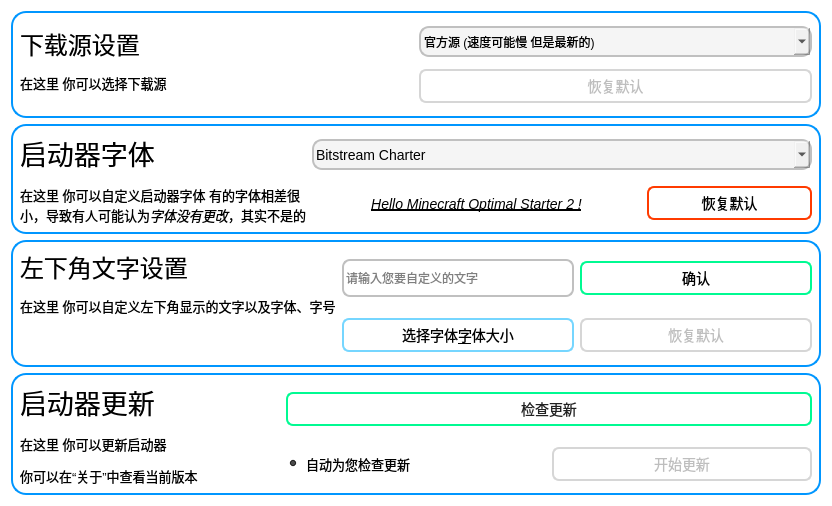
              <widget class="QWidget" name="scrollAreaWidgetContents_2">
               <property name="geometry">
                <rect>
                 <x>0</x>
                 <y>0</y>
                 <width>832</width>
                 <height>506</height>
                </rect>
               </property>
               <property name="styleSheet">
                <string notr="true">background-color: rgba(255, 255, 255, 0);</string>
               </property>
               <layout class="QVBoxLayout" name="verticalLayout_9">
                <item>
                 <widget class="QWidget" name="widget_28" native="true">
                  <property name="styleSheet">
                   <string notr="true">QWidget{background-color: rgba(255, 255, 255, 0);border-radius:15px;border: 2px solid rgb(0, 150, 255);}
/*禁用*/
QPushButton:disabled{border-radius: 7px;border:2px solid rgb(214, 214, 214);}
QLabel{border-style:none;}
QComboBox {
	border: 2px solid rgb(192, 192, 192); /* border: 宽度 线类型 颜色 */
	height:27px;
	background-color: rgba(235, 235, 235, 128);
	border-radius:10px;
}

/*下拉框的样式*/
QComboBox QAbstractItemView 
{
    outline: 0px solid gray;  /*取消选中虚线*/
    border: 1px solid rgb(31, 156, 255);
    color: rgb(66, 66, 66);
    background-color: rgb(255, 255, 255);
    selection-background-color: rgb(0, 150, 255);
	border-radius:5px;
	height:150px;
}
 /*选中每一项高度*/
QComboBox QAbstractItemView::item
{ 
	height: 25px;
	border-radius:5px;
 }
/*选中每一项的字体颜色和背景颜色*/
QComboBox QAbstractItemView::item:selected 
{
    color: rgb(31,163,246);
	background-color: rgb(0, 150, 255);
	border-radius:5px;
}
/*QComboBox::down-arrow
是 右面那个 
*/



/* QComboBox中的垂直滚动条 */
QComboBox QAbstractScrollArea QScrollBar:vertical {
	width: 10px;
	height: 8px;
	background-color: #d0d2d4;   /* 空白区域的背景色*/
	border-style:none;
}

QComboBox QAbstractScrollArea QScrollBar::handle:vertical {
    border-radius: 5px;   /* 圆角 */
    background: rgb(160,160,160);   /* 小方块的背景色深灰lightblue */
}

QComboBox QAbstractScrollArea QScrollBar::handle:vertical:hover {
    background: rgb(255, 255, 255);   /* 越过小方块的背景色*/
}

QPushButton{height:30px;background-color: rgba(255, 255, 255,0);border-radius:7px;border:2px solid rgb(255, 59, 0);}
QPushButton::hover{color: rgb(255, 255, 255);background-color: rgb(255, 59, 0);}
QPushButton::pressed{background-color: rgba(255, 0, 0, 100);}</string>
                  </property>
                  <layout class="QGridLayout" name="gridLayout_23">
                   <item row="0" column="0" rowspan="2">
                    <widget class="QLabel" name="label_35">
                     <property name="styleSheet">
                      <string notr="true">font-size: 13px;</string>
                     </property>
                     <property name="text">
                      <string>&lt;html&gt;&lt;head/&gt;&lt;body&gt;&lt;p&gt;&lt;span style=&quot; font-size:18pt;&quot;&gt;下载源设置&lt;/span&gt;&lt;/p&gt;&lt;p&gt;在这里 你可以选择下载源&lt;/p&gt;&lt;/body&gt;&lt;/html&gt;</string>
                     </property>
                     <property name="scaledContents">
                      <bool>false</bool>
                     </property>
                     <property name="alignment">
                      <set>Qt::AlignLeading|Qt::AlignLeft|Qt::AlignTop</set>
                     </property>
                     <property name="wordWrap">
                      <bool>true</bool>
                     </property>
                     <property name="textInteractionFlags">
                      <set>Qt::LinksAccessibleByMouse</set>
                     </property>
                    </widget>
                   </item>
                   <item row="0" column="1">
                    <widget class="QComboBox" name="comboBox_8">
                     <item>
                      <property name="text">
                       <string>官方源 (速度可能慢 但是最新的)</string>
                      </property>
                     </item>
                     <item>
                      <property name="text">
                       <string>镜像源 - BMCLAPI (速度快 但可能不是最新的)</string>
                      </property>
                     </item>
                     <item>
                      <property name="text">
                       <string>镜像源 - MCBBS (速度快 但可能不是最新的)</string>
                      </property>
                     </item>
                    </widget>
                   </item>
                   <item row="1" column="1">
                    <widget class="QPushButton" name="pushButton_43">
                     <property name="enabled">
                      <bool>false</bool>
                     </property>
                     <property name="sizePolicy">
                      <sizepolicy hsizetype="Minimum" vsizetype="Fixed">
                       <horstretch>0</horstretch>
                       <verstretch>0</verstretch>
                      </sizepolicy>
                     </property>
                     <property name="minimumSize">
                      <size>
                       <width>0</width>
                       <height>0</height>
                      </size>
                     </property>
                     <property name="sizeIncrement">
                      <size>
                       <width>0</width>
                       <height>0</height>
                      </size>
                     </property>
                     <property name="baseSize">
                      <size>
                       <width>0</width>
                       <height>0</height>
                      </size>
                     </property>
                     <property name="styleSheet">
                      <string notr="true">font-size: 14px;</string>
                     </property>
                     <property name="text">
                      <string>恢复默认</string>
                     </property>
                     <property name="iconSize">
                      <size>
                       <width>16</width>
                       <height>16</height>
                      </size>
                     </property>
                    </widget>
                   </item>
                  </layout>
                 </widget>
                </item>
                <item>
                 <widget class="QWidget" name="widget" native="true">
                  <property name="styleSheet">
                   <string notr="true">QWidget{background-color: rgba(255, 255, 255, 0);border-radius:15px;border: 2px solid rgb(0, 150, 255);}
QLabel{border-style:none;}
#label_6{text-decoration: underline;}
QComboBox {
	border: 2px solid rgb(192, 192, 192); /* border: 宽度 线类型 颜色 */
	height:27px;
	background-color: rgba(235, 235, 235, 128);
	border-radius:10px;
}

/*下拉框的样式*/
QComboBox QAbstractItemView 
{
    outline: 0px solid gray;  /*取消选中虚线*/
    border: 1px solid rgb(31, 156, 255);
    color: rgb(66, 66, 66);
    background-color: rgb(255, 255, 255);
    selection-background-color: rgb(0, 150, 255);
	border-radius:5px;
	height:150px;
}
 /*选中每一项高度*/
QComboBox QAbstractItemView::item
{ 
	height: 25px;
	border-radius:5px;
 }
/*选中每一项的字体颜色和背景颜色*/
QComboBox QAbstractItemView::item:selected 
{
    color: rgb(31,163,246);
	background-color: rgb(0, 150, 255);
	border-radius:5px;
}
/*QComboBox::down-arrow
是 右面那个 
*/



/* QComboBox中的垂直滚动条 */
QComboBox QAbstractScrollArea QScrollBar:vertical {
	width: 10px;
	height: 8px;
	background-color: #d0d2d4;   /* 空白区域的背景色*/
	border-style:none;
}

QComboBox QAbstractScrollArea QScrollBar::handle:vertical {
    border-radius: 5px;   /* 圆角 */
    background: rgb(160,160,160);   /* 小方块的背景色深灰lightblue */
}

QComboBox QAbstractScrollArea QScrollBar::handle:vertical:hover {
    background: rgb(255, 255, 255);   /* 越过小方块的背景色*/
}

QPushButton{height:30px;background-color: rgba(255, 255, 255,0);border-radius:7px;border:2px solid rgb(255, 59, 0);}
QPushButton::hover{color: rgb(255, 255, 255);background-color: rgb(255, 59, 0);}
QPushButton::pressed{background-color: rgba(255, 0, 0, 100);}</string>
                  </property>
                  <layout class="QGridLayout" name="gridLayout_24">
                   <item row="1" column="3">
                    <widget class="QPushButton" name="pushButton_11">
                     <property name="sizePolicy">
                      <sizepolicy hsizetype="Minimum" vsizetype="Fixed">
                       <horstretch>0</horstretch>
                       <verstretch>0</verstretch>
                      </sizepolicy>
                     </property>
                     <property name="minimumSize">
                      <size>
                       <width>0</width>
                       <height>0</height>
                      </size>
                     </property>
                     <property name="sizeIncrement">
                      <size>
                       <width>0</width>
                       <height>0</height>
                      </size>
                     </property>
                     <property name="baseSize">
                      <size>
                       <width>0</width>
                       <height>0</height>
                      </size>
                     </property>
                     <property name="styleSheet">
                      <string notr="true">font-size: 14px;</string>
                     </property>
                     <property name="text">
                      <string>恢复默认</string>
                     </property>
                     <property name="iconSize">
                      <size>
                       <width>16</width>
                       <height>16</height>
                      </size>
                     </property>
                    </widget>
                   </item>
                   <item row="0" column="0" rowspan="2">
                    <widget class="QLabel" name="label_4">
                     <property name="styleSheet">
                      <string notr="true">font-size: 13px;</string>
                     </property>
                     <property name="text">
                      <string>&lt;html&gt;&lt;head/&gt;&lt;body style=&quot;line-height:1px;&quot;&gt;&lt;p style=&quot;line-height:1px;&quot;&gt;&lt;span style=&quot; font-size:20pt;&quot;&gt;启动器字体&lt;/span&gt;&lt;/p&gt;&lt;p  style=&quot;line-height:1px;&quot;&gt;在这里 你可以自定义启动器字体 有的字体相差很小，导致有人可能认为&lt;span style=&quot; font-style:italic;line-height:1px;&quot;&gt;字体没有更改&lt;/span&gt;，其实不是的&lt;/p&gt;&lt;/body&gt;&lt;/html&gt;</string>
                     </property>
                     <property name="scaledContents">
                      <bool>false</bool>
                     </property>
                     <property name="alignment">
                      <set>Qt::AlignLeading|Qt::AlignLeft|Qt::AlignTop</set>
                     </property>
                     <property name="wordWrap">
                      <bool>true</bool>
                     </property>
                     <property name="textInteractionFlags">
                      <set>Qt::LinksAccessibleByMouse</set>
                     </property>
                    </widget>
                   </item>
                   <item row="1" column="1" colspan="2">
                    <widget class="QLabel" name="label_6">
                     <property name="font">
                      <font>
                       <pointsize>-1</pointsize>
                       <italic>true</italic>
                       <underline>true</underline>
                      </font>
                     </property>
                     <property name="styleSheet">
                      <string notr="true">font-size: 14px;</string>
                     </property>
                     <property name="text">
                      <string>Hello Minecraft Optimal Starter 2 !</string>
                     </property>
                     <property name="alignment">
                      <set>Qt::AlignCenter</set>
                     </property>
                    </widget>
                   </item>
                   <item row="0" column="1" colspan="3">
                    <widget class="QFontComboBox" name="fontComboBox">
                     <property name="styleSheet">
                      <string notr="true">font-size: 14px;</string>
                     </property>
                     <property name="editable">
                      <bool>true</bool>
                     </property>
                     <property name="currentIndex">
                      <number>0</number>
                     </property>
                     <property name="maxVisibleItems">
                      <number>20</number>
                     </property>
                     <property name="duplicatesEnabled">
                      <bool>false</bool>
                     </property>
                    </widget>
                   </item>
                  </layout>
                 </widget>
                </item>
                <item>
                 <widget class="QWidget" name="widget_29" native="true">
                  <property name="styleSheet">
                   <string notr="true">QWidget{background-color: rgba(255, 255, 255, 0);border-radius:15px;border: 2px solid rgb(0, 150, 255);}
/*禁用*/
QPushButton:disabled{border-radius: 7px;border:2px solid rgb(214, 214, 214);}
QLabel{border-style:none;}

QPushButton{height:30px;background-color: rgba(255, 255, 255,0);border-radius:7px;border:2px solid rgb(255, 59, 0);}
QPushButton::hover{color: rgb(255, 255, 255);background-color: rgb(255, 59, 0);}
QPushButton::pressed{background-color: rgba(255, 0, 0, 100);}

#pushButton_33{border:2px solid rgb(0, 250, 146);}
#pushButton_33::hover{color: rgb(0, 250, 146);background-color: rgb(120, 240, 125);border:2px solid rgb(120, 240, 125);color: rgb(255, 255, 255);}
#pushButton_33::pressed{background-color: rgb(128, 255, 202);}

#pushButton_26{height:30px;background-color: rgba(255, 255, 255,0);border-radius:7px;border:2px solid rgb(118, 214, 255);}
#pushButton_26::hover{background-color: rgb(118, 214, 255);color: rgb(255, 255, 255)}
#pushButton_26::pressed{background-color: rgb(76, 201, 255);border:2px solid rgb(76, 201, 255);}

QLineEdit{height:34px;border-radius:8px;border:2px solid rgb(192, 192, 192);}</string>
                  </property>
                  <layout class="QGridLayout" name="gridLayout_48">
                   <item row="0" column="0" rowspan="2">
                    <widget class="QLabel" name="label_36">
                     <property name="styleSheet">
                      <string notr="true">font-size: 13px;</string>
                     </property>
                     <property name="text">
                      <string>&lt;html&gt;&lt;head/&gt;&lt;body&gt;&lt;p&gt;&lt;span style=&quot; font-size:18pt;&quot;&gt;左下角文字设置&lt;/span&gt;&lt;/p&gt;&lt;p&gt;在这里 你可以自定义左下角显示的文字以及字体、字号&lt;/p&gt;&lt;p&gt;&lt;br/&gt;&lt;/p&gt;&lt;/body&gt;&lt;/html&gt;</string>
                     </property>
                     <property name="scaledContents">
                      <bool>false</bool>
                     </property>
                     <property name="alignment">
                      <set>Qt::AlignLeading|Qt::AlignLeft|Qt::AlignTop</set>
                     </property>
                     <property name="wordWrap">
                      <bool>true</bool>
                     </property>
                     <property name="textInteractionFlags">
                      <set>Qt::LinksAccessibleByMouse</set>
                     </property>
                    </widget>
                   </item>
                   <item row="1" column="2">
                    <widget class="QPushButton" name="pushButton_44">
                     <property name="enabled">
                      <bool>false</bool>
                     </property>
                     <property name="sizePolicy">
                      <sizepolicy hsizetype="Minimum" vsizetype="Fixed">
                       <horstretch>0</horstretch>
                       <verstretch>0</verstretch>
                      </sizepolicy>
                     </property>
                     <property name="minimumSize">
                      <size>
                       <width>0</width>
                       <height>0</height>
                      </size>
                     </property>
                     <property name="sizeIncrement">
                      <size>
                       <width>0</width>
                       <height>0</height>
                      </size>
                     </property>
                     <property name="baseSize">
                      <size>
                       <width>0</width>
                       <height>0</height>
                      </size>
                     </property>
                     <property name="styleSheet">
                      <string notr="true">font-size: 14px;</string>
                     </property>
                     <property name="text">
                      <string>恢复默认</string>
                     </property>
                     <property name="iconSize">
                      <size>
                       <width>16</width>
                       <height>16</height>
                      </size>
                     </property>
                    </widget>
                   </item>
                   <item row="1" column="1">
                    <widget class="QPushButton" name="pushButton_26">
                     <property name="styleSheet">
                      <string notr="true">font-size: 14px;</string>
                     </property>
                     <property name="text">
                      <string>选择字体&amp;字体大小</string>
                     </property>
                    </widget>
                   </item>
                   <item row="0" column="2">
                    <widget class="QPushButton" name="pushButton_33">
                     <property name="styleSheet">
                      <string notr="true">font-size: 14px;</string>
                     </property>
                     <property name="text">
                      <string>确认</string>
                     </property>
                    </widget>
                   </item>
                   <item row="0" column="1">
                    <widget class="QLineEdit" name="lineEdit_2">
                     <property name="sizePolicy">
                      <sizepolicy hsizetype="Minimum" vsizetype="Fixed">
                       <horstretch>0</horstretch>
                       <verstretch>0</verstretch>
                      </sizepolicy>
                     </property>
                     <property name="inputMask">
                      <string/>
                     </property>
                     <property name="readOnly">
                      <bool>false</bool>
                     </property>
                     <property name="placeholderText">
                      <string>请输入您要自定义的文字</string>
                     </property>
                    </widget>
                   </item>
                  </layout>
                 </widget>
                </item>
                <item>
                 <widget class="QWidget" name="widget_4" native="true">
                  <property name="styleSheet">
                   <string notr="true">QWidget{background-color: rgba(255, 255, 255, 0);border-radius:15px;border: 2px solid rgb(0, 150, 255);}
QLabel{border-style:none;}
QComboBox {
	border: 2px solid rgb(192, 192, 192); /* border: 宽度 线类型 颜色 */
	height:27px;
	background-color: rgba(235, 235, 235, 128);
	border-radius:10px;
}

/*下拉框的样式*/
QComboBox QAbstractItemView 
{
    outline: 0px solid gray;  /*取消选中虚线*/
    border: 1px solid rgb(31, 156, 255);
    color: rgb(66, 66, 66);
    background-color: rgb(255, 255, 255);
    selection-background-color: rgb(0, 150, 255);
	border-radius:5px;
	height:150px;
}
 /*选中每一项高度*/
QComboBox QAbstractItemView::item
{ 
	height: 25px;
	border-radius:5px;
 }
/*选中每一项的字体颜色和背景颜色*/
QComboBox QAbstractItemView::item:selected 
{
    color: rgb(31,163,246);
	background-color: rgb(0, 150, 255);
	border-radius:5px;
}
/*QComboBox::down-arrow
是 右面那个 
*/



/* QComboBox中的垂直滚动条 */
QComboBox QAbstractScrollArea QScrollBar:vertical {
	width: 10px;
	height: 8px;
	background-color: #d0d2d4;   /* 空白区域的背景色*/
	border-style:none;
}

QComboBox QAbstractScrollArea QScrollBar::handle:vertical {
    border-radius: 5px;   /* 圆角 */
    background: rgb(160,160,160);   /* 小方块的背景色深灰lightblue */
}

QComboBox QAbstractScrollArea QScrollBar::handle:vertical:hover {
    background: rgb(255, 255, 255);   /* 越过小方块的背景色*/
}

#pushButton_20{height:30px;background-color: rgba(255, 255, 255,0);border-radius:7px;border:2px solid rgb(255, 59, 0);}
#pushButton_20::hover{color: rgb(255, 59, 0)}
#pushButton_20::pressed{background-color: rgba(255, 0, 0, 100);}

#pushButton_19{height:30px;background-color: rgba(255, 255, 255,0);border-radius:7px;border:2px solid rgb(0, 250, 146);color: rgb(33, 33, 33);}
#pushButton_19::hover{color: rgb(0, 250, 146);background-color: rgb(120, 240, 125);border:2px solid rgb(120, 240, 125);color: rgb(255, 255, 255);}
#pushButton_19::pressed{background-color: rgb(128, 255, 202);}

/*禁用*/
#pushButton_20:disabled{border-radius: 7px;border:2px solid rgb(214, 214, 214);}

QRadioButton{border-style:none;}</string>
                  </property>
                  <layout class="QGridLayout" name="gridLayout_29">
                   <item row="1" column="1" colspan="2">
                    <widget class="QPushButton" name="pushButton_19">
                     <property name="styleSheet">
                      <string notr="true">font-size: 14px;</string>
                     </property>
                     <property name="text">
                      <string>检查更新</string>
                     </property>
                    </widget>
                   </item>
                   <item row="1" column="0" rowspan="2">
                    <widget class="QLabel" name="label_5">
                     <property name="sizePolicy">
                      <sizepolicy hsizetype="Preferred" vsizetype="Ignored">
                       <horstretch>0</horstretch>
                       <verstretch>0</verstretch>
                      </sizepolicy>
                     </property>
                     <property name="styleSheet">
                      <string notr="true">font-size: 13px;</string>
                     </property>
                     <property name="text">
                      <string>&lt;html&gt;&lt;head/&gt;&lt;body&gt;&lt;p&gt;&lt;span style=&quot; font-size:20pt;&quot;&gt;启动器更新&lt;/span&gt;&lt;/p&gt;&lt;p&gt;在这里 你可以更新启动器&lt;/p&gt;&lt;p&gt;你可以在“关于”中查看当前版本&lt;/p&gt;&lt;/body&gt;&lt;/html&gt;</string>
                     </property>
                     <property name="scaledContents">
                      <bool>false</bool>
                     </property>
                     <property name="alignment">
                      <set>Qt::AlignLeading|Qt::AlignLeft|Qt::AlignVCenter</set>
                     </property>
                     <property name="wordWrap">
                      <bool>true</bool>
                     </property>
                     <property name="textInteractionFlags">
                      <set>Qt::LinksAccessibleByMouse</set>
                     </property>
                    </widget>
                   </item>
                   <item row="2" column="1">
                    <widget class="QRadioButton" name="radioButton">
                     <property name="layoutDirection">
                      <enum>Qt::LeftToRight</enum>
                     </property>
                     <property name="styleSheet">
                      <string notr="true">font-size: 13px;</string>
                     </property>
                     <property name="text">
                      <string>自动为您检查更新</string>
                     </property>
                     <property name="checked">
                      <bool>true</bool>
                     </property>
                     <property name="autoRepeat">
                      <bool>false</bool>
                     </property>
                    </widget>
                   </item>
                   <item row="2" column="2">
                    <widget class="QPushButton" name="pushButton_20">
                     <property name="enabled">
                      <bool>false</bool>
                     </property>
                     <property name="styleSheet">
                      <string notr="true">font-size: 14px;</string>
                     </property>
                     <property name="text">
                      <string>开始更新</string>
                     </property>
                    </widget>
                   </item>
                  </layout>
                 </widget>
                </item>
               </layout>
              </widget>
